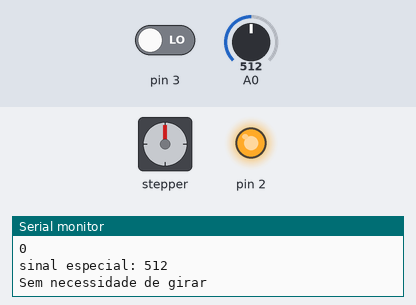
Bench run of a sketch on a simulated Arduino Uno, built with avr-gcc and run on an emulated ATmega328P. Parts: stepper motor, output pins drawn as LEDs (lit = HIGH), the last lines printed to the serial monitor. The test bench sets the inputs (shaded band); at power-on: A0 = 512, pin 3 LOW. Stepper angles assume 2048 steps per turn.

Above: at 1.2 s.
1.3 s: A0 set to 411
3.0 s: A0 set to 381
At 4.8 s:
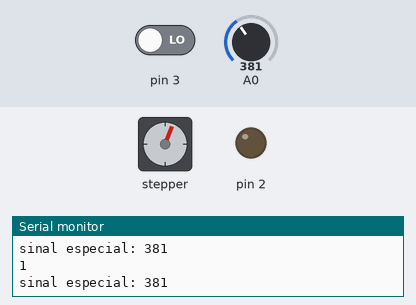
6.0 s: A0 set to 145
9.0 s: A0 set to 127
At 10.2 s:
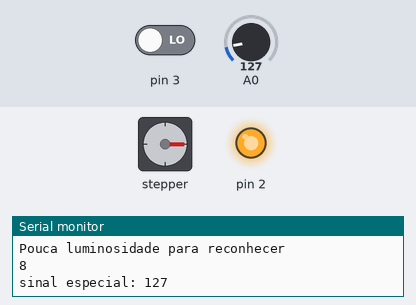
11.4 s: pin 3 driven HIGH
At 12.3 s:
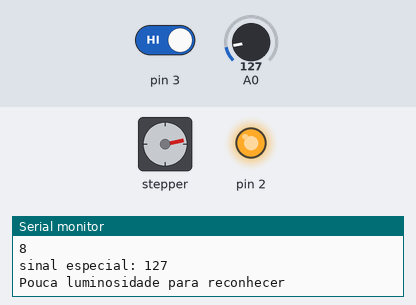
14.4 s: pin 3 driven LOW
At 15.7 s:
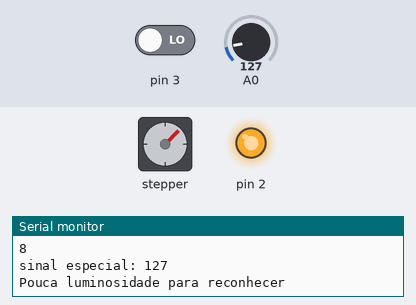
Timing chart, 0 to 16.9 s (numbered marks = the images above; inputs shaded):
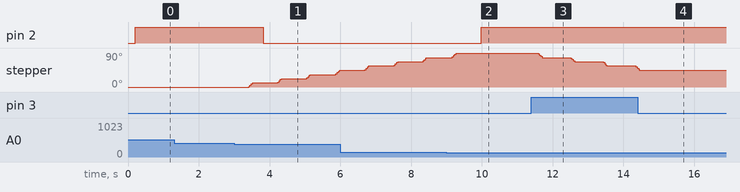

The sketch:

perfeito.ino
```cpp
bool continuar = true;
const int passosPorGiro=64;
const int sensorMin = 0;
const int sensorMax = 400;
int range;
int retroceder;

#include <Stepper.h>

#define e1 13
#define e2 12
#define e3 11
#define e4 10

Stepper mp(passosPorGiro, e1, e3, e2, e4);

void setup() {
 Serial.begin(9600);
 pinMode(A0, INPUT);
 pinMode(2,OUTPUT);
 pinMode(3,INPUT);
}

void loop() {
  range = map(analogRead(A0), sensorMin, sensorMax, 0, 3);
  monitorar();
  manual();
  posNormal();
  Serial.println(retroceder);
  verificar();
}

//------------------------------------------------------------------------
//funcoes extras ---------------------------------------------------------
//------------------------------------------------------------------------

void motor(int vel, int sentido, int voltas, int temp){
  mp.setSpeed(vel);
  for(int i=0;i<(1*voltas);i++){
    mp.step(passosPorGiro*sentido);
    delay(temp);
  }
  delay(temp*2);
}
void motor2(){
  for(int i=0;i<16;i++){
    mp.step(passosPorGiro);
  }
  delay(1000);
}

void monitorar(){
    Serial.print("sinal especial: ");
    Serial.println(analogRead(A0));
    delay(200);
}

void manual(){
  if(digitalRead(3) != 0){
      switch(range){
      case 0:
              motor(500, -1, 1, 100);
              break;
      case 1:
              motor(500, -1, 1, 100);
              break;
      case 2:
              motor(500, -1, 1, 100);
              break;
      case 3:
              motor(500, -1, 1, 100);
              break;
      break;
      }
    delay(100);
    }
}

void posNormal(){
    switch(range){
        case 0:
                Serial.println("Pouca luminosidade para reconhecer");
                digitalWrite(2, 1);
                break;
        case 1:
                motor(500, 1, 1, 100);
                retroceder++;
                digitalWrite(2, 0);
                break;
        case 2:
                motor(500, 1, 1, 100);
                retroceder++;
                digitalWrite(2, 0);
                break;
        case 3: Serial.println("Sem necessidade de girar");
                digitalWrite(2, 1);
                break;
        break;
      }
     delay(200);
}
void verificar(){
  if (retroceder == 16){
    retorno();
    retroceder = 0;
    delay(2000);
  }
}

void retorno(){
  motor(500, -1, retroceder, 100);
  delay(100);
}
```

Measured:
- the behaviour switches between 400 and 399 on A0 (found by bisection; images 0 and 1)
- the behaviour switches between 134 and 133 on A0 (found by bisection; images 1 and 2)
- after the input at 3.0 s, pin 2: HIGH → LOW after 0.83 s; stepper: turns 11° clockwise in 0.11 s, repeating every 0.82 s
- after the input at 9.0 s, pin 2: LOW → HIGH after 0.98 s; stepper: goes on until 9.3 s, then stays 90°
- after the input at 11.4 s, stepper: turns 12° counter-clockwise in 0.11 s, repeating every 0.92 s
- after the input at 14.4 s, stepper: goes on until 14.4 s, then stays 45°
